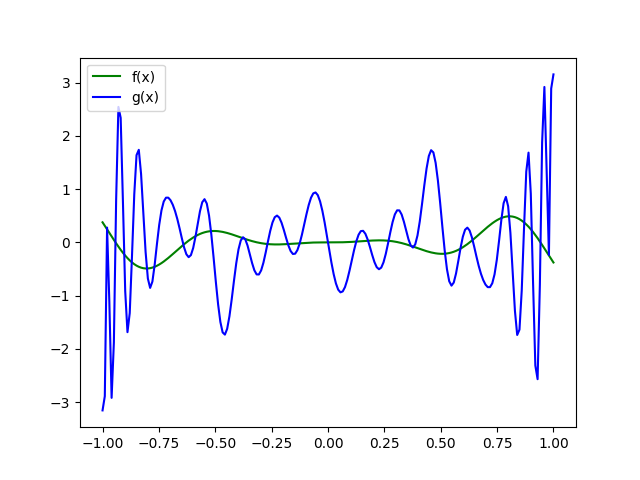

Generate this figure with Python:
import numpy as np
import matplotlib.pyplot as plt
from sympy import symbols, simplify
from math import *

"""
Métodos de integração:
"""

def trapeze_sum(f, a, b, n):
    sum = f(a)/2 + f(b)/2
    base = (b-a)/n
    # Lembre-se que x0 = a e xn = b, por isso no seguinte loop k varia de 1 até n-1:
    for k in range(1, n):
        sum += f(a + k*base)
    area = base*sum
    return area

def simpson(f, a, b, num_subintervals):

    # Obs.: num_intervals(n) é o número de subintervalos, n/2 é o número de parábolas e n+1 é o número de pontos na partição.
    h = (b-a)/num_subintervals
    sum = f(a) + f(b)

    # k varia até 2n
    for k in range(2, num_subintervals, 2):
        sum += 2*f(a + k*h)

    # k varia até 2n-1 (quando k = 2n+1 o loop para)
    for k in range(1, num_subintervals, 2):
        sum += 4*f(a + k*h)

    sum = (h/3)*sum        
    return sum

def richardson(f, a, b, n, k):
    table = []
    # Obs.: dada essa função de erro inicial tem-se que Fk(h) diminui o erro para O(h^(2*k))
    k = int(k/2)

    for i in range(k):
        item = trapeze_sum(f, a, b, (2**i)*n)
        table.append(item)

    for i in range(k):
        for j in range(k-i-1):
            new_item = ((4**(i+1))*table[j+1] - table[j])/(4**(i+1) - 1)
            table[j] = new_item

    return table[0]

def quadrature(f, a, b, cord_quadrature, coeffs_quadrature):
    g = changeToQuadratureInterval(f, a, b)
    sum = 0
    for xi, ci in zip(cord_quadrature, coeffs_quadrature):
        sum += float(ci*g(xi))
    return sum

def changeToQuadratureInterval(f, a, b):
    """
    Muda uma função do intervalo [a, b] para o intervalo [-1, 1].
    Obs.: Note que nesta transformação a função também é multiplicada, isto pois ao se realizar a substituição de x pela nova variável t no
    intervalo [a, b] deve-se fazer a substituição dx = (dt/dx)dt.
    """
    def g(u):
        return f((b+a)/2 + (b-a) * (u/2)) * (b-a)/2
    return g

"""
Métodos do de aproximação de Funções:
"""

def aprox_coeffs(func_list, f, a, b, cord_quadrature, coeffs_quadrature):
    A = []
    B = []
    # Obs.: note que a matriz A é simétrica portanto não precisamos calcular n² integrais
    for i, fi in enumerate(func_list):
        row = []
        b_i = quadrature(lambda x: f(x)*fi(x), a, b, cord_quadrature, coeffs_quadrature)
        for j, fj in enumerate(func_list):
            """
            Note que:
            (1) a_ij = ∫ fj(x)*fi(x) dx;
            (2) visto que a matriz A é simétrica e a parte acima da diagonal é calculada primeiro,
            não é necessário calcular os elementos em que i > j.
            """
            if(i <= j):
                a_ij = quadrature(lambda x: fi(x)*fj(x), a, b, cord_quadrature, coeffs_quadrature)
                row.append(a_ij)
            else:
                row.append(A[j][i])
        B.append(b_i)
        A.append(row)
    return np.linalg.solve(A, B)

def aprox_coeffs_ort(func_list, f, a, b, cord_quadrature, coeffs_quadrature):
    coeffs = []
    for fi in func_list:
        ci = quadrature(lambda x: f(x)*fi(x), a, b, cord_quadrature, coeffs_quadrature)/quadrature(lambda x: fi(x)*fi(x), a, b, cord_quadrature, coeffs_quadrature)
        coeffs.append(ci)
    return coeffs

def build_aprox_func(func_list, coeffs):
    def g(x):
        return sum(ck*fk(x) for ck, fk in zip(coeffs, func_list))
    return g

"""
Funções auxiliares:
"""

def stringToFunc(string):
    def f(x):
        return eval(string)
    return f

def symbolToFunc(expr):
    return stringToFunc(str(expr))

"""
Funções recursivas para geração dos polinômios de Legendre (lembre-se que estes polinômios são dois a dois ortogonais,
portanto podemos utilizar o método mais eficiente para se obter os coeficientes da aproximação para uma determinar função f(x)):
(Anotação: fazer as funções de maneira não recursiva usando a biblioteca sympy)
"""

def legendre(x, n):
    if n == 0:
        return 1
    elif n == 1:
        return x
    else:
        return ((2 * n - 1) * x * legendre(x, n - 1) - (n - 1) * legendre(x, n - 2)) / n

def optimized_legendre(n):
    """
    Função que gera a lista do primeiro até o e-nésimo (considerando que existe um 0-ésimo) polinômio de Legendre de maneira iterativa
    Obs.: x deve ser um elemento da classe symbol da biblioteca sympy.
    """
    x = symbols('x')
    P = [float(1), x]
    P_func_list = [lambda x: 1, lambda x: x]
    for i in range(2, n+1):
        """
        Nesta parte (de geração do polinômio p_i) estava ocorrendo problema de precisão caso não se converte-se i para float:
        """
        p_i = ((2 * float(i) - 1) * x * P[1] - (float(i) - 1) * P[0]) / float(i)
        p_i = simplify(p_i)
        P.pop(0)
        P.append(p_i)
        P_func_list.append(symbolToFunc(p_i))
    return P_func_list


def build_legendre_polynomial(n):
    def p(x):
        return legendre(x, n)
    return p

if __name__ == '__main__':

    """
    Exemplo 02:
    Não está funcionando (nota 7,71 na questão 10)
    """

    def f(x):
        return log(1 + x**2, e) * sin(10 * x)

    a = -1
    b = 1
    num_of_polys = 50
    exact_for_degree_less_than = 24

    P = optimized_legendre(num_of_polys+1)

    from NodesAndWeights import *
    order = str(int(exact_for_degree_less_than/2))    
    lists_names = ['raiz'+order, 'peso'+order]
    cord_quadrature = locals()[lists_names[0]]
    coeffs_quadrature= locals()[lists_names[1]]

    coeffs = aprox_coeffs(P, f, a, b, cord_quadrature, coeffs_quadrature)
    g = build_aprox_func(P, coeffs)

    for ck in coeffs:
        print(f"{ck},")

    values = [-0.741, 0.056, 0.907]
    for i, xi in enumerate(values):
        print(f"g(x_{i+1}) = {g(xi)},")

    n = 1024
    erro = trapeze_sum(lambda x: (f(x)-g(x))**2, a, b, n)
    print(erro)

    t = np.linspace(a, b, 200)
    ft = [f(ti) for ti in t]
    gt = [g(ti) for ti in t]

    plt.plot(t, ft, color = "green", label = "f(x)")
    plt.plot(t, gt, color = "blue", label = "g(x)")
    plt.legend(loc="upper left")
    plt.savefig("legendre01.png")
    plt.close()